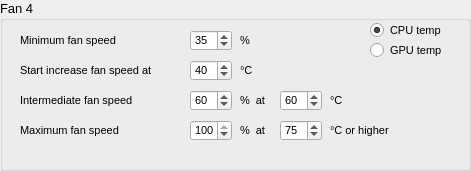
     <widget class="QGroupBox" name="groupBoxConfigFan4">
      <property name="geometry">
       <rect>
        <x>510</x>
        <y>20</y>
        <width>471</width>
        <height>171</height>
       </rect>
      </property>
      <property name="font">
       <font>
        <pointsize>10</pointsize>
        <bold>false</bold>
       </font>
      </property>
      <property name="title">
       <string>Fan 4</string>
      </property>
      <property name="flat">
       <bool>false</bool>
      </property>
      <property name="checkable">
       <bool>false</bool>
      </property>
      <widget class="QLabel" name="label_47">
       <property name="geometry">
        <rect>
         <x>20</x>
         <y>30</y>
         <width>151</width>
         <height>21</height>
        </rect>
       </property>
       <property name="font">
        <font>
         <pointsize>8</pointsize>
        </font>
       </property>
       <property name="text">
        <string>Minimum fan speed</string>
       </property>
      </widget>
      <widget class="QSpinBox" name="spinBoxMinSpeedFan4">
       <property name="geometry">
        <rect>
         <x>190</x>
         <y>30</y>
         <width>42</width>
         <height>21</height>
        </rect>
       </property>
       <property name="font">
        <font>
         <pointsize>8</pointsize>
        </font>
       </property>
       <property name="maximum">
        <number>100</number>
       </property>
       <property name="singleStep">
        <number>1</number>
       </property>
       <property name="value">
        <number>35</number>
       </property>
      </widget>
      <widget class="QLabel" name="label_48">
       <property name="geometry">
        <rect>
         <x>20</x>
         <y>60</y>
         <width>241</width>
         <height>21</height>
        </rect>
       </property>
       <property name="font">
        <font>
         <pointsize>8</pointsize>
        </font>
       </property>
       <property name="text">
        <string>Start increase fan speed at </string>
       </property>
      </widget>
      <widget class="QSpinBox" name="spinBoxStartIncreaseSpeedFan4">
       <property name="geometry">
        <rect>
         <x>190</x>
         <y>60</y>
         <width>42</width>
         <height>21</height>
        </rect>
       </property>
       <property name="font">
        <font>
         <pointsize>8</pointsize>
        </font>
       </property>
       <property name="maximum">
        <number>100</number>
       </property>
       <property name="singleStep">
        <number>1</number>
       </property>
       <property name="value">
        <number>40</number>
       </property>
      </widget>
      <widget class="QLabel" name="label_49">
       <property name="geometry">
        <rect>
         <x>240</x>
         <y>90</y>
         <width>101</width>
         <height>21</height>
        </rect>
       </property>
       <property name="font">
        <font>
         <pointsize>8</pointsize>
        </font>
       </property>
       <property name="text">
        <string>%  at</string>
       </property>
      </widget>
      <widget class="QSpinBox" name="spinBoxIntermediateTempFan4">
       <property name="geometry">
        <rect>
         <x>280</x>
         <y>90</y>
         <width>42</width>
         <height>21</height>
        </rect>
       </property>
       <property name="font">
        <font>
         <pointsize>8</pointsize>
        </font>
       </property>
       <property name="maximum">
        <number>100</number>
       </property>
       <property name="singleStep">
        <number>1</number>
       </property>
       <property name="value">
        <number>60</number>
       </property>
      </widget>
      <widget class="QSpinBox" name="spinBoxIntermediateSpeedFan4">
       <property name="geometry">
        <rect>
         <x>190</x>
         <y>90</y>
         <width>42</width>
         <height>21</height>
        </rect>
       </property>
       <property name="font">
        <font>
         <pointsize>8</pointsize>
        </font>
       </property>
       <property name="maximum">
        <number>100</number>
       </property>
       <property name="singleStep">
        <number>1</number>
       </property>
       <property name="value">
        <number>60</number>
       </property>
      </widget>
      <widget class="QLabel" name="label_50">
       <property name="geometry">
        <rect>
         <x>20</x>
         <y>90</y>
         <width>151</width>
         <height>21</height>
        </rect>
       </property>
       <property name="font">
        <font>
         <pointsize>8</pointsize>
        </font>
       </property>
       <property name="text">
        <string>Intermediate fan speed </string>
       </property>
      </widget>
      <widget class="QLabel" name="label_51">
       <property name="geometry">
        <rect>
         <x>330</x>
         <y>90</y>
         <width>111</width>
         <height>21</height>
        </rect>
       </property>
       <property name="font">
        <font>
         <pointsize>8</pointsize>
        </font>
       </property>
       <property name="text">
        <string>°C</string>
       </property>
      </widget>
      <widget class="QLabel" name="label_52">
       <property name="geometry">
        <rect>
         <x>240</x>
         <y>60</y>
         <width>111</width>
         <height>21</height>
        </rect>
       </property>
       <property name="font">
        <font>
         <pointsize>8</pointsize>
        </font>
       </property>
       <property name="text">
        <string>°C</string>
       </property>
      </widget>
      <widget class="QLabel" name="label_53">
       <property name="geometry">
        <rect>
         <x>240</x>
         <y>30</y>
         <width>111</width>
         <height>21</height>
        </rect>
       </property>
       <property name="font">
        <font>
         <pointsize>8</pointsize>
        </font>
       </property>
       <property name="text">
        <string>%</string>
       </property>
      </widget>
      <widget class="QLabel" name="label_54">
       <property name="geometry">
        <rect>
         <x>20</x>
         <y>120</y>
         <width>151</width>
         <height>21</height>
        </rect>
       </property>
       <property name="font">
        <font>
         <pointsize>8</pointsize>
        </font>
       </property>
       <property name="text">
        <string>Maximum fan speed </string>
       </property>
      </widget>
      <widget class="QSpinBox" name="spinBoxMaxSpeedFan4">
       <property name="geometry">
        <rect>
         <x>190</x>
         <y>120</y>
         <width>42</width>
         <height>21</height>
        </rect>
       </property>
       <property name="font">
        <font>
         <pointsize>8</pointsize>
        </font>
       </property>
       <property name="maximum">
        <number>100</number>
       </property>
       <property name="singleStep">
        <number>1</number>
       </property>
       <property name="value">
        <number>100</number>
       </property>
      </widget>
      <widget class="QLabel" name="label_55">
       <property name="geometry">
        <rect>
         <x>240</x>
         <y>120</y>
         <width>101</width>
         <height>21</height>
        </rect>
       </property>
       <property name="font">
        <font>
         <pointsize>8</pointsize>
        </font>
       </property>
       <property name="text">
        <string>%  at</string>
       </property>
      </widget>
      <widget class="QLabel" name="label_56">
       <property name="geometry">
        <rect>
         <x>330</x>
         <y>120</y>
         <width>111</width>
         <height>21</height>
        </rect>
       </property>
       <property name="font">
        <font>
         <pointsize>8</pointsize>
        </font>
       </property>
       <property name="text">
        <string>°C or higher</string>
       </property>
      </widget>
      <widget class="QSpinBox" name="spinBoxMaxTempFan4">
       <property name="geometry">
        <rect>
         <x>280</x>
         <y>120</y>
         <width>42</width>
         <height>21</height>
        </rect>
       </property>
       <property name="font">
        <font>
         <pointsize>8</pointsize>
        </font>
       </property>
       <property name="maximum">
        <number>100</number>
       </property>
       <property name="singleStep">
        <number>1</number>
       </property>
       <property name="value">
        <number>75</number>
       </property>
      </widget>
      <widget class="QRadioButton" name="radioButtonCPUFan4">
       <property name="geometry">
        <rect>
         <x>370</x>
         <y>20</y>
         <width>95</width>
         <height>20</height>
        </rect>
       </property>
       <property name="font">
        <font>
         <pointsize>8</pointsize>
        </font>
       </property>
       <property name="text">
        <string>CPU temp</string>
       </property>
       <property name="checked">
        <bool>true</bool>
       </property>
      </widget>
      <widget class="QRadioButton" name="radioButtonGPUFan4">
       <property name="geometry">
        <rect>
         <x>370</x>
         <y>40</y>
         <width>95</width>
         <height>20</height>
        </rect>
       </property>
       <property name="font">
        <font>
         <pointsize>8</pointsize>
        </font>
       </property>
       <property name="text">
        <string>GPU temp</string>
       </property>
      </widget>
     </widget>
